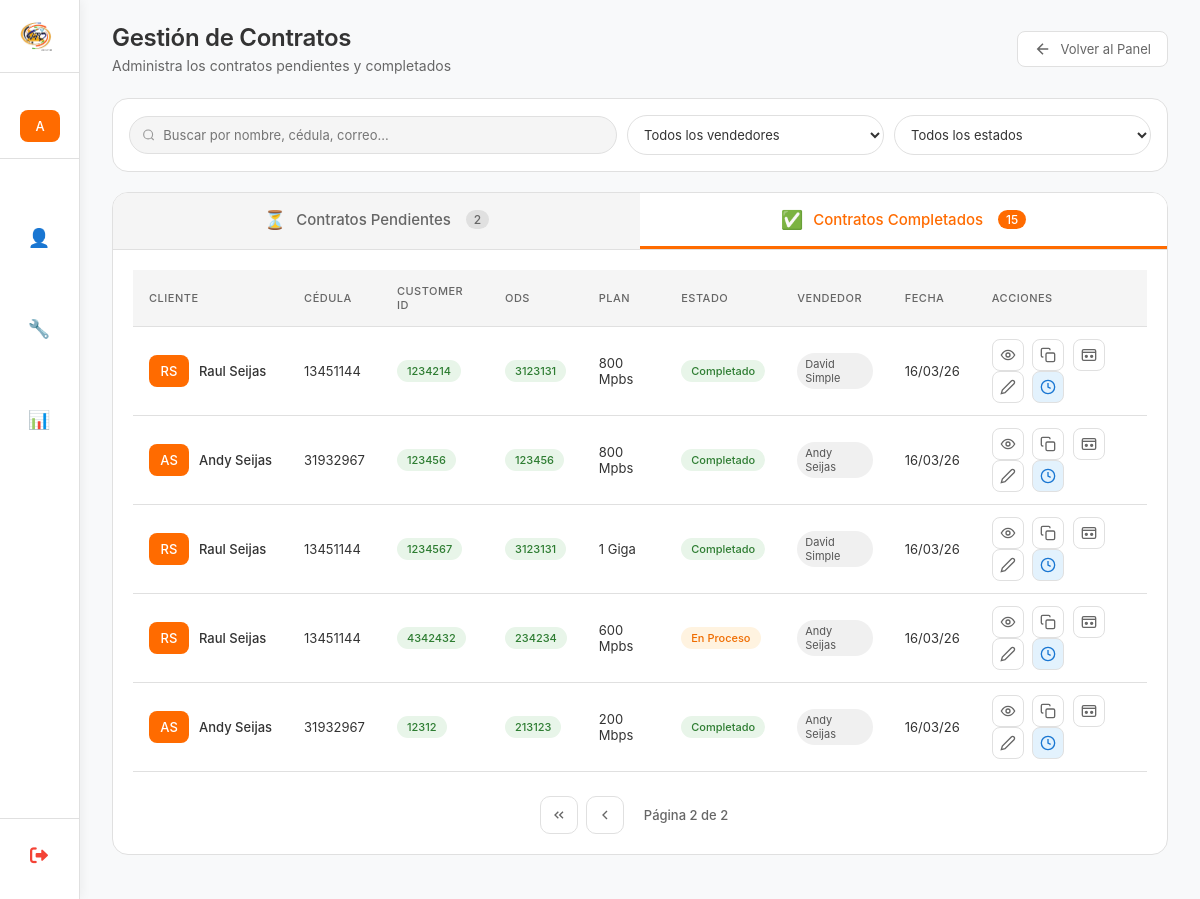
The page /administrador/contratos/?page_completados=2&tab=completados (signed in) on the database as committed earlier.
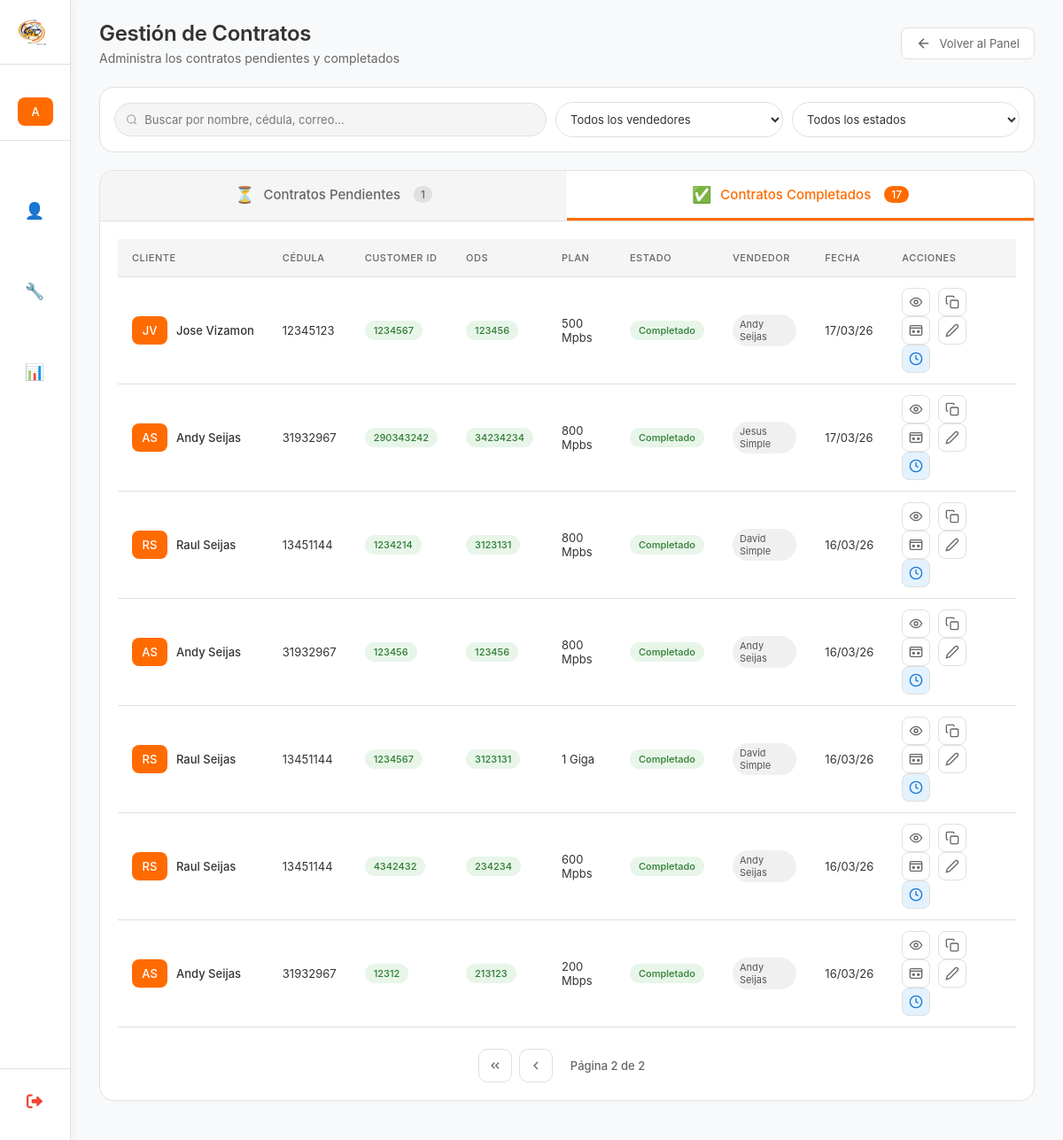
The same page on the database as committed later.
### myapp/models.py (models this page shows, shortened)
class ContratoCliente(models.Model):
    class SimplePlusChoices(models.TextChoices):
        SI = 'SI', 'Sí'
        NO = 'NO', 'No'
    class EstadoContrato(models.TextChoices):
        EN_PROCESO = 'EN_PROCESO', 'En Proceso'
        COMPLETADO = 'COMPLETADO', 'Completado'
        NO_COMPLETADO = 'NO_COMPLETADO', 'No Completado'
    cliente_potencial = models.ForeignKey('ClientePotencial',on_delete=models.CASCADE,related_name='contratos',verbose_name="Cliente Potencial")
    otro_telefono = models.CharField(max_length=20,verbose_name="Otro Teléfono",blank=True,null=True,help_text="Teléfono adicional de contacto")
    correo_electronico = models.EmailField(verbose_name="Correo Electrónico",max_length=254,unique=True)
    direccion_detallada = models.TextField(max_length=500,verbose_name="Dirección Detallada",help_text="Calle, avenida, urbanización, casa/edificio, piso, apartamento")
    fecha_nacimiento = models.DateField(verbose_name="Fecha de Nacimiento")
    plan_contratado = models.ForeignKey(Plan,on_delete=models.PROTECT,related_name='contratos',verbose_name="Plan a Contratar")
    simple_plus = models.CharField(max_length=2,choices=SimplePlusChoices.choices,default=SimplePlusChoices.NO,verbose_name="Simple Plus",help_text="¿El cliente tiene Simple Plus?")
    modalidad_equipo = models.ForeignKey(ModalidadEquipo,on_delete=models.PROTECT,related_name='contratos',verbose_name="Modalidad del Equipo")
    punto_referencia = models.CharField(max_length=255,verbose_name="Punto de Referencia",help_text="Referencia para encontrar la ubicación")
    tipo_vivienda = models.ForeignKey(TipoVivienda,on_delete=models.PROTECT,related_name='contratos',verbose_name="Tipo de Vivienda")
    numero_casa = models.CharField(max_length=50,verbose_name="Número de Casa/Edificio",help_text="Número de la casa, edificio, apartamento")
    numero_pago_movil = models.CharField(blank=True, null=True,max_length=20,verbose_name="Número de Pago Móvil",help_text="Número de teléfono donde se realizó el pago")
    foto_pago = models.ImageField(blank=True, null=True,upload_to='pagos/',verbose_name="Foto del Pago",help_text="Captura de pantalla o foto del comprobante de pago")
    red = models.ForeignKey(Red,on_delete=models.PROTECT,related_name='contratos',verbose_name="Red")
    ods = models.CharField(max_length=50,verbose_name="ODS",blank=True,null=True,help_text="Orden de Servicio (solo administrador)")
    customer_id = models.CharField(max_length=50,verbose_name="Customer ID",blank=True,null=True,help_text="ID del cliente en el sistema (solo administrador)")
    atr = models.CharField(default="*VTC Conexiones",max_length=50,verbose_name="ATR",blank=True,null=True,help_text="ATR")
    estado = models.CharField(max_length=15,choices=EstadoContrato.choices,default=EstadoContrato.EN_PROCESO,verbose_name="Estado del Contrato")
    creado_por = models.ForeignKey(User,on_delete=models.SET_NULL,null=True,blank=True,related_name='contratos_creados',verbose_name="Creado por")
    fecha_creacion = models.DateTimeField(auto_now_add=True,verbose_name="Fecha de creación")
    fecha_actualizacion = models.DateTimeField(auto_now=True,verbose_name="Última actualización")
    class Meta:
        verbose_name = "Contrato de Cliente"
        verbose_name_plural = "Contratos de Clientes"
        ordering = ['-fecha_creacion']
        indexes = [
            models.Index(fields=['estado']),
            models.Index(fields=['fecha_creacion']),
            models.Index(fields=['correo_electronico']),
        ]

class ClientePotencial(models.Model):
    class InteresadoChoices(models.TextChoices):
        SI = 'SI', 'Sí'
        TAL_VEZ = 'TAL_VEZ', 'Tal vez'
        NO = 'NO', 'No'
    cedula = models.CharField(max_length=15,verbose_name="Cédula de Identidad",unique=True,  help_text="Ej: V-12345678, E-87654321",db_index=True)
    nombre = models.CharField(max_length=100,verbose_name="Nombre")
    apellido = models.CharField(max_length=100,verbose_name="Apellido")
    direccion = models.TextField(max_length=255,verbose_name="Dirección",blank=True,null=True)
    telefono = models.CharField(max_length=20, verbose_name="Teléfono",help_text="Ej: +58 412-1234567")
    posee_internet = models.BooleanField(default=False,verbose_name="¿Posee internet?", help_text="Marcar si ya tiene servicio de internet")
    interesado = models.CharField(max_length=10,choices=InteresadoChoices.choices,default=InteresadoChoices.TAL_VEZ,verbose_name="Nivel de interés")
    observacion = models.TextField(max_length=500,verbose_name="Observaciones",blank=True,null=True,help_text="Notas adicionales sobre el cliente")
    fecha_registro = models.DateField( default=datetime.date.today, verbose_name="Fecha de registro",help_text="Fecha en que se registró el cliente")
    creado_por = models.ForeignKey(User,on_delete=models.SET_NULL,  null=True,blank=True,related_name='clientes_potenciales_creados', verbose_name="Creado por",help_text="Usuario que registró este cliente")
    fecha_creacion = models.DateTimeField(auto_now_add=True,verbose_name="Fecha de creación en sistema")
    fecha_actualizacion = models.DateTimeField(auto_now=True,verbose_name="Última actualización")
    class Meta:
        verbose_name = "Cliente Potencial"
        verbose_name_plural = "Clientes Potenciales"
        ordering = ['-fecha_creacion']  # Ordenar por más recientes primero

class Plan(models.Model):
    nombre = models.CharField(max_length=100,unique=True,verbose_name="Nombre del Plan")
    activo = models.BooleanField(default=True,verbose_name="Activo")
    fecha_creacion = models.DateTimeField(
        auto_now_add=True,
        verbose_name="Fecha de creación"
    )
    class Meta:
        verbose_name = "Plan"
        verbose_name_plural = "Planes"
        ordering = ['nombre']

### myapp/views_admin.py (the view, shortened to what this page needs)
# urls.py: path('administrador/contratos/', gestionar_contratos, name='gestionar_contratos'),
@login_required
def gestionar_contratos(request):
    es_admin = request.user.is_superuser or request.user.groups.filter(name='Administrador').exists()
    es_supervisor = request.user.groups.filter(name='Supervisor').exists()
    if not (es_admin or es_supervisor):
        messages.error(request, '⛔ Acceso denegado. No tienes permisos.')
        return redirect('dashboard')
    busqueda = request.GET.get('busqueda', '')
    vendedor_id = request.GET.get('vendedor', '')
    estado = request.GET.get('estado', '')
    tab_activa = request.GET.get('tab', 'pendientes')
    contratos_pendientes = ContratoCliente.objects.filter(
        Q(customer_id__isnull=True) | Q(customer_id='') |
        Q(ods__isnull=True) | Q(ods='')
    ).select_related('cliente_potencial', 'creado_por', 'plan_contratado')
    contratos_completados = ContratoCliente.objects.exclude(
        Q(customer_id__isnull=True) | Q(customer_id='') |
        Q(ods__isnull=True) | Q(ods='')
    ).select_related('cliente_potencial', 'creado_por', 'plan_contratado')
    if vendedor_id:
        contratos_pendientes = contratos_pendientes.filter(creado_por_id=vendedor_id)
        contratos_completados = contratos_completados.filter(creado_por_id=vendedor_id)
    if estado:
        contratos_pendientes = contratos_pendientes.filter(estado=estado)
        contratos_completados = contratos_completados.filter(estado=estado)
    contratos_pendientes = contratos_pendientes.order_by('-fecha_creacion')
    contratos_completados = contratos_completados.order_by('-fecha_creacion')
    from django.core.paginator import Paginator
    paginator_pendientes = Paginator(contratos_pendientes, 10)
    page_pendientes = request.GET.get('page_pendientes', 1)
    contratos_pendientes_page = paginator_pendientes.get_page(page_pendientes)
    paginator_completados = Paginator(contratos_completados, 10)
    page_completados = request.GET.get('page_completados', 1)
    contratos_completados_page = paginator_completados.get_page(page_completados)
    from django.contrib.auth.models import User
    vendedores = User.objects.filter(is_active=True, groups__name='Vendedor').order_by('username')
    context = {
        'contratos_pendientes': contratos_pendientes_page,
        'contratos_pendientes_count': contratos_pendientes.count(),
        'contratos_completados': contratos_completados_page,
        'contratos_completados_count': contratos_completados.count(),
        'vendedores': vendedores,
        'busqueda': busqueda,
        'filtro_vendedor': vendedor_id,
        'filtro_estado': estado,
        'tab_activa': tab_activa,
        'es_admin': es_admin,  # 👈 Pasar esta variable a la template
        'es_supervisor': es_supervisor,  # 👈 Pasar esta variable a la template
    }
    return render(request, 'Admin/gestionar_contratos.html', context)

### myapp/templates/Admin/gestionar_contratos.html (shortened to what the changed rows need)
{% extends 'Inicio_De_Sesion/base.html' %}
{% load static %}
{% block page_title %}Gestión de Contratos{% endblock %}
{% block content %}
<div class="tabs-container">
    <div class="tabs-header">
        <button class="tab-btn {% if tab_activa == 'pendientes' or not tab_activa %}active{% endif %}" onclick="cambiarTab('pendientes')" id="tab-pendientes-btn">
            <span class="tab-icon">⏳</span>
            Contratos Pendientes
            <span class="tab-count">{{ contratos_pendientes_count }}</span>
        </button>
        <button class="tab-btn {% if tab_activa == 'completados' %}active{% endif %}" onclick="cambiarTab('completados')" id="tab-completados-btn">
            <span class="tab-icon">✅</span>
            Contratos Completados
            <span class="tab-count">{{ contratos_completados_count }}</span>
        </button>
    </div>
                    {% for contrato in contratos_pendientes %}
                        <td>{{ contrato.cliente_potencial.telefono }}</div>
                        <td class="email-cell">{{ contrato.correo_electronico|truncatechars:20 }}</div>
                        <td>{{ contrato.plan_contratado.nombre|truncatechars:15 }}</div>
                        <td>
                        <td>
                        <td>{{ contrato.fecha_creacion|date:"d/m/y" }}</div>
                        <td class="actions-cell">
                    {% empty %}
                    <tr>
                        <td colspan="9" class="empty">No hay contratos pendientes</td>
                    </tr>
                    {% endfor %}
    <div id="tab-completados" class="tab-content {% if tab_activa == 'completados' %}active{% endif %}">
        <div class="table-container">
            <table class="table">
                <thead>
                    <tr>
                        <th>Cliente</th>
                        <th>Cédula</th>
                        <th>Customer ID</th>
                        <th>ODS</th>
                        <th>Plan</th>
                        <th>Estado</th>
                        <th>Vendedor</th>
                        <th>Fecha</th>
                        <th>Acciones</th>
                    </tr>
                </thead>
                <tbody>
                    {% for contrato in contratos_completados %}
                    <tr>
                        <td>
                            <div class="user-cell">
                                <span class="user-avatar">{{ contrato.cliente_potencial.nombre|first|upper }}{{ contrato.cliente_potencial.apellido|first|upper }}</span>
                                <div>
                                    <div class="user-name">{{ contrato.cliente_potencial.nombre }} {{ contrato.cliente_potencial.apellido }}</div>
                                </div>
                            </div>
                        </div>
                        <td>{{ contrato.cliente_potencial.cedula }}</div>
                        <td><span class="badge completado">{{ contrato.customer_id|default:"—" }}</span></div>
                        <td><span class="badge completado">{{ contrato.ods|default:"—" }}</span></div>
                        <td>{{ contrato.plan_contratado.nombre|truncatechars:15 }}</div>
                        <td>
                            {% if contrato.estado == 'EN_PROCESO' %}
                            <span class="badge proceso">En Proceso</span>
                            {% elif contrato.estado == 'COMPLETADO' %}
                            <span class="badge completado">Completado</span>
                            {% elif contrato.estado == 'NO_COMPLETADO' %}
                            <span class="badge no-completado">No Completado</span>
                            {% endif %}
                        <td>
                            <span class="vendedor-badge">{{ contrato.creado_por.get_full_name|default:contrato.creado_por.username }}</span>
                        <td>{{ contrato.fecha_creacion|date:"d/m/y" }}</div>
                        <td class="actions-cell">
                            <button class="action-btn" onclick="verContrato({{ contrato.id }})" title="Ver detalles">
                                <svg width="16" height="16" viewBox="0 0 24 24" fill="none" stroke="currentColor" stroke-width="2">
                                    <circle cx="12" cy="12" r="3"/>
                                    <path d="M22 12c-2.667 4.667-6 7-10 7s-7.333-2.333-10-7c2.667-4.667 6-7 10-7s7.333 2.333 10 7z"/>
                                </svg>
                            </button>
                            <button class="action-btn copy-btn" onclick="copiarInfoContrato({{ contrato.id }})" title="Copiar información del contrato">
                                <svg width="16" height="16" viewBox="0 0 24 24" fill="none" stroke="currentColor" stroke-width="2">
                                    <rect x="9" y="9" width="13" height="13" rx="2" ry="2"/>
                                    <path d="M5 15H4a2 2 0 0 1-2-2V4a2 2 0 0 1 2-2h9a2 2 0 0 1 2 2v1"/>
                                </svg>
                            </button>
                            <button class="action-btn payment-btn" onclick="verComprobantePago({{ contrato.id }})" title="Ver comprobante de pago">
                                <svg width="16" height="16" viewBox="0 0 24 24" fill="none" stroke="currentColor" stroke-width="2">
                                    <rect x="2" y="4" width="20" height="16" rx="2"/>
                                    <path d="M2 8h20"/>
                                    <circle cx="16" cy="14" r="1.5" fill="currentColor"/>
                                    <circle cx="8" cy="14" r="1.5" fill="currentColor"/>
                                </svg>
                            </button>
                            {% if es_admin %}
                            <button class="action-btn" onclick="editarContrato({{ contrato.id }})" title="Editar contrato">
                                <svg width="16" height="16" viewBox="0 0 24 24" fill="none" stroke="currentColor" stroke-width="2">
                                    <path d="M17 3a2.828 2.828 0 1 1 4 4L7.5 20.5 2 22l1.5-5.5L17 3z"/>
                                </svg>
                            </button>
                            {% endif %}
                            {% if es_admin %}
                            <button class="action-btn" onclick="verHistorialSoportes({{ contrato.id }})" title="Ver historial de soportes" style="background: #e3f2fd; color: #1976d2;">
                                <svg width="16" height="16" viewBox="0 0 24 24" fill="none" stroke="currentColor" stroke-width="2">
                                    <circle cx="12" cy="12" r="10"/>
                                    <polyline points="12 6 12 12 16 14"/>
                                </svg>
                            </button>
                            {% endif %}
                    </tr>
                    {% empty %}
                    <tr>
                        <td colspan="9" class="empty">No hay contratos completados</td>
                    </tr>
                    {% endfor %}
{% endblock %}

Rows that differ between the two databases and show on the page:
now on this page (row unchanged): ContratoCliente: cliente_potencial.nombre|first "J", cliente_potencial.apellido|first "V", cliente_potencial.nombre "Jose", cliente_potencial.apellido "Vizamon", cliente_potencial.cedula "12345123", customer_id "1234567", ods "123456", plan_contratado.nombre "500 Mpbs", estado "Completado", creado_por.get_full_name "Andy Seijas", fecha_creacion "17/03/26"
now on this page (row unchanged): ContratoCliente: cliente_potencial.nombre|first "A", cliente_potencial.apellido|first "S", cliente_potencial.nombre "Andy", cliente_potencial.apellido "Seijas", cliente_potencial.cedula "31932967", customer_id "290343242", ods "34234234", plan_contratado.nombre "800 Mpbs", estado "Completado", creado_por.get_full_name "Jesus Simple", fecha_creacion "17/03/26"
changed ContratoCliente "600 Mpbs": estado "En Proceso" → "Completado"
Other text that changed with them:
{{ contratos_pendientes_count }}: "2" → "1"
{{ contratos_completados_count }}: "15" → "17"
